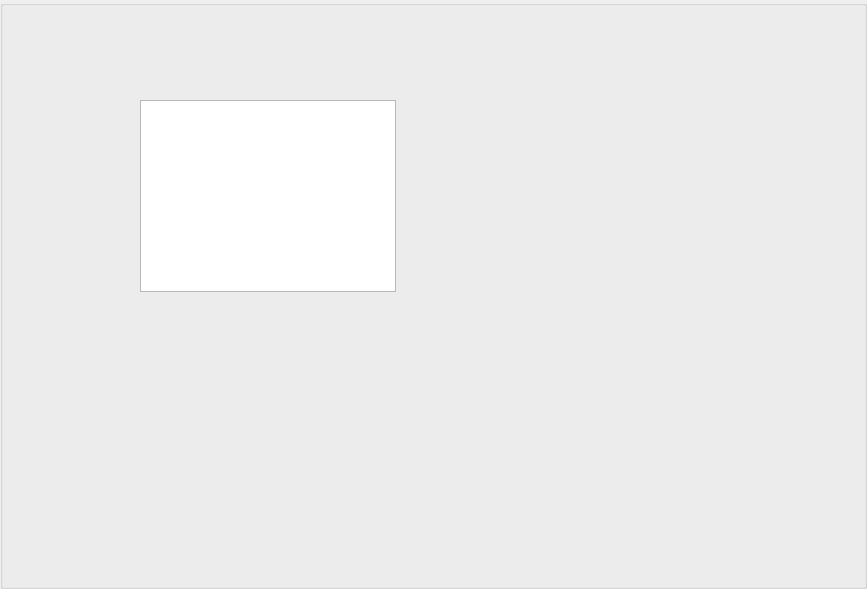
<?xml version="1.0" encoding="UTF-8"?>
<ui version="4.0">
 <class>GroupBox</class>
 <widget class="QGroupBox" name="GroupBox">
  <property name="geometry">
   <rect>
    <x>0</x>
    <y>0</y>
    <width>867</width>
    <height>589</height>
   </rect>
  </property>
  <property name="windowTitle">
   <string>GroupBox</string>
  </property>
  <widget class="QListWidget" name="listWidget">
   <property name="geometry">
    <rect>
     <x>140</x>
     <y>100</y>
     <width>256</width>
     <height>192</height>
    </rect>
   </property>
  </widget>
 </widget>
 <resources/>
 <connections/>
</ui>
